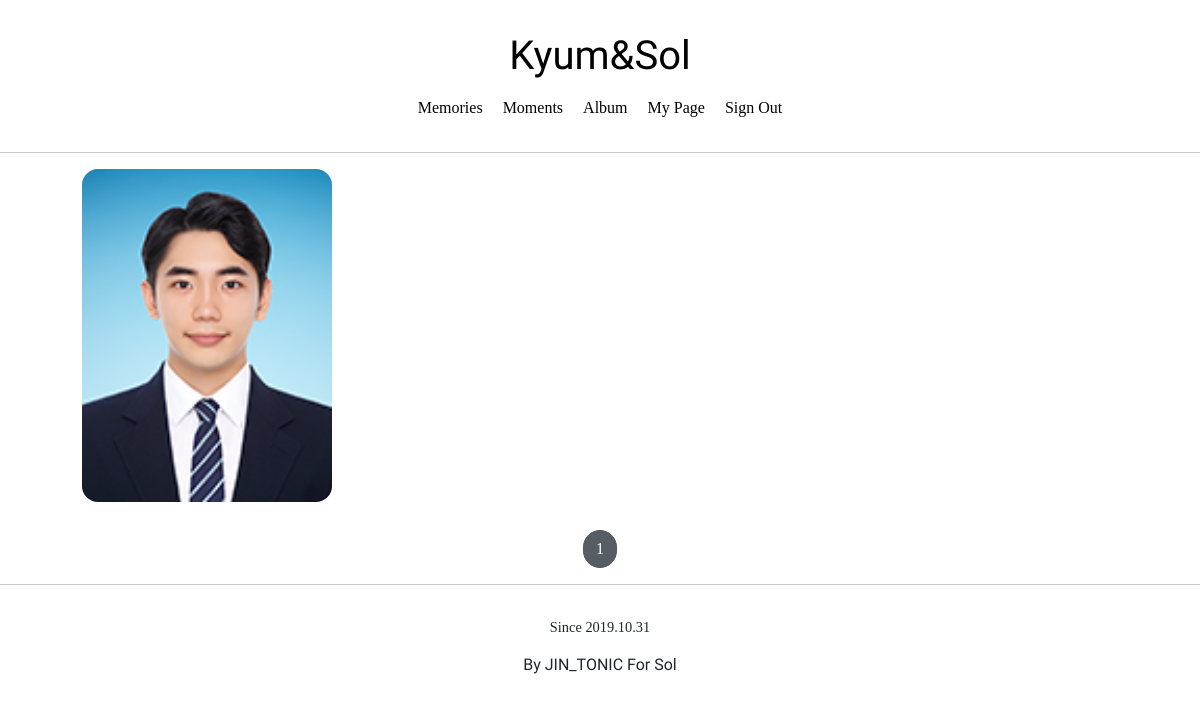
Before: /subscribes/list/ (signed in) with the older database file.
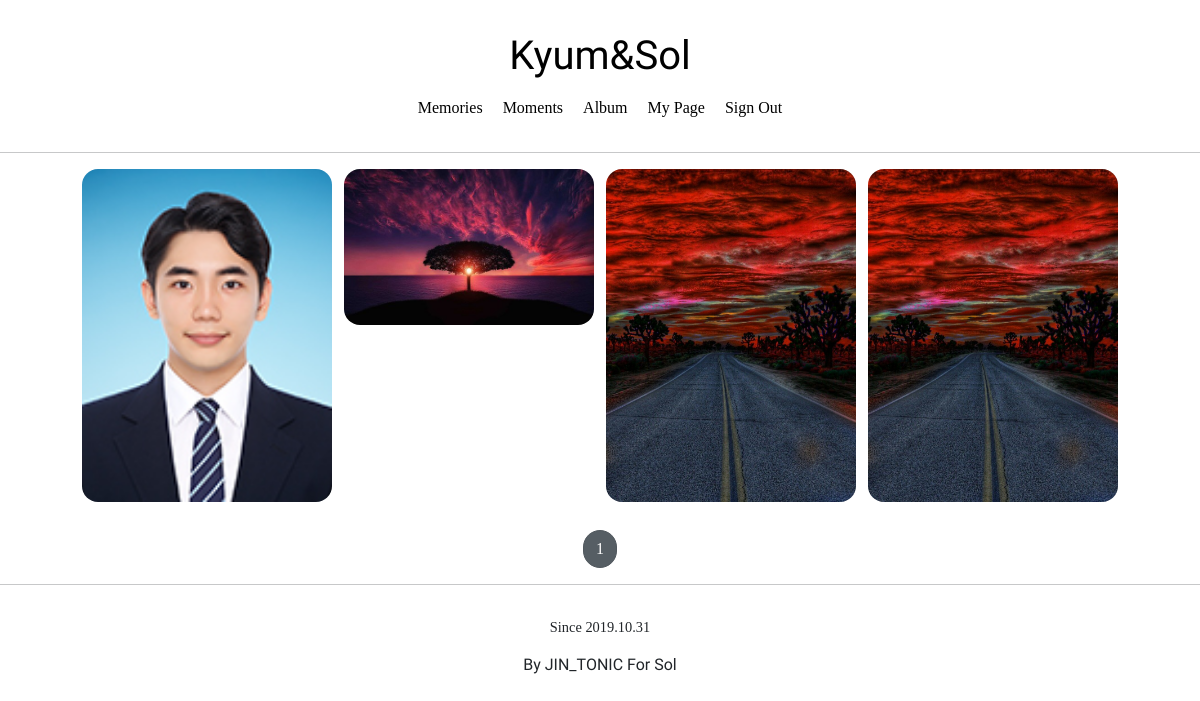
After: the same page with the newer database file.
### articleapp/models.py (models this page shows)
class Article(models.Model):
    writer = models.ForeignKey(User, on_delete=models.SET_NULL, related_name='article', null=True)
    project = models.ForeignKey(Project, on_delete=models.SET_NULL, related_name='article', null=True)
    title = models.CharField(max_length=200, null=True)
    image = models.ImageField(upload_to='article/', null=False)
    content = models.TextField(null=True)
    created_at = models.DateField(auto_created=True, null=True)

### subscribeapp/views.py (the view)
# urls.py: path('list/', SubscriptionListView.as_view(), name='list'),
class SubscriptionListView(ListView):
    model = Article
    context_object_name = 'article_list'
    template_name = 'subscribeapp/list.html'
    paginate_by = 5
    def get_queryset(self):
        projects = Subscription.objects.filter(user=self.request.user).values_list('project')
        article_list = Article.objects.filter(project__in=projects)
        return article_list

### subscribeapp/templates/subscribeapp/list.html
{% extends 'base.html' %}
{% block content %}
    <div>
        {% include 'snippets/list_fragment.html' with article_list=article_list %}
    </div>
{% endblock %}

### templates/snippets/list_fragment.html (shortened to what this page needs)
{% load static %}
    {% if article_list %}
    <div class="container">
      {% for article in article_list %}
        <a href="{% url 'articleapp:detail' pk=article.pk %}">
          {% include 'snippets/card.html' with article=article %}
        </a>
      {% endfor %}
    </div>
    {% else %}
      <div style = "text-align: center" >
        <h1>No Contents YET!</h1>
      </div>
    {% endif %}
    {% include 'snippets/pagination.html' with page_obj=page_obj %}

### templates/snippets/card.html
<div>
    <img src="{{ article.image.url }}" alt="">
</div>

Changed rows visible on the page:
added Article: image (picture)
added Article: image (picture)
added Article: image (picture)
